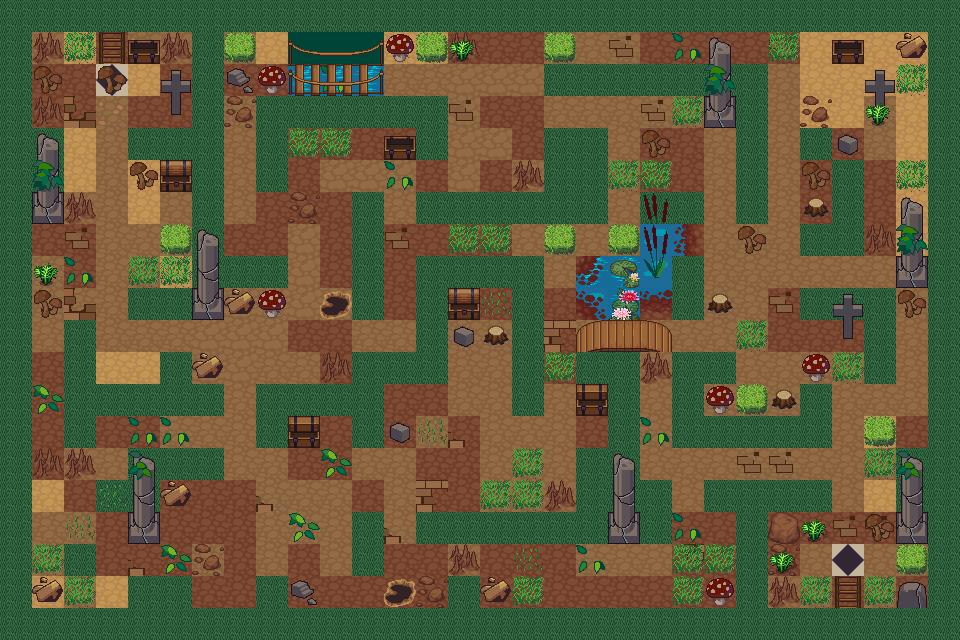

A 2D game scene composited from a Tiled map and its tileset images. What follows is a short description and the map's XML, with each tile layer's data collapsed to a summary:
An orthogonal 30x20 tile map with 32x32 px tiles, 5 tile layers (sfondo, strada, decorazioni, decorazioni2, ...), 5 tilesets.

<map version="1.10" tiledversion="1.11.2" orientation="orthogonal" renderorder="right-down" width="30" height="20" tilewidth="32" tileheight="32" infinite="0" nextlayerid="6" nextobjectid="1">
 <tileset firstgid="1" name="unnamed" tilewidth="32" tileheight="32" tilecount="1024" columns="32">
  <image source="unnamed.png" width="1024" height="1024" />
 </tileset>
 <tileset firstgid="1025" name="cave_2" tilewidth="32" tileheight="32" tilecount="35" columns="5">
  <image source="cave_2.png" width="190" height="250" />
 </tileset>
 <tileset firstgid="1060" name="tileset_16x16_suurtestbart_1" tilewidth="32" tileheight="32" tilecount="49" columns="7">
  <image source="tileset_16x16_suurtestbart_1.png" width="224" height="240" />
 </tileset>
 <tileset firstgid="1109" name="map_2" tilewidth="32" tileheight="32" tilecount="49" columns="7">
  <image source="map_2.png" width="250" height="250" />
 </tileset>
 <tileset firstgid="1158" name="unnamed (1)" tilewidth="32" tileheight="32" tilecount="1024" columns="32">
  <image source="unnamed (1).png" width="1024" height="1024" />
 </tileset>
 <layer id="2" name="sfondo" class="sfondo" width="30" height="20">
  <data>[600 cells, 249 non-empty, 6 distinct tile ids]</data>
 </layer>
 <layer id="1" name="strada" class="strada" width="30" height="20">
  <data>[600 cells, 350 non-empty, 7 distinct tile ids]</data>
 </layer>
 <layer id="3" name="decorazioni" class="decorazioni" width="30" height="20">
  <data>[600 cells, 78 non-empty, 20 distinct tile ids]</data>
 </layer>
 <layer id="4" name="decorazioni2" class="decorazioni2" width="30" height="20">
  <data>[600 cells, 71 non-empty, 28 distinct tile ids]</data>
 </layer>
 <layer id="5" name="decorazioni3" class="decorazioni3" width="30" height="20">
  <data>[600 cells, 47 non-empty, 6 distinct tile ids]</data>
 </layer>
</map>
